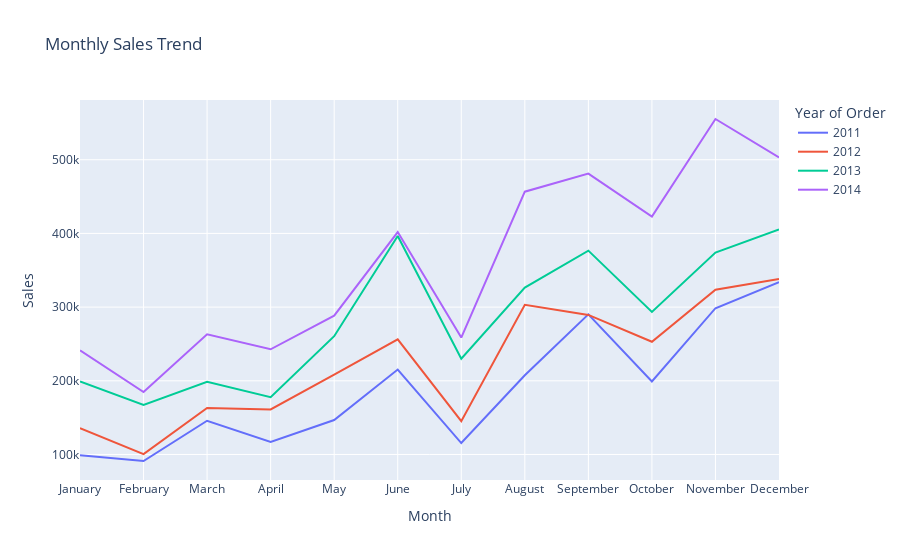

Notebook cell for this chart:
### Markdown cell above
1. Monthly Sales Trend

### Code cell
month_sales_reset = month_sales.reset_index()
month_sales_reset

month_sales_long = pd.melt(month_sales_reset, id_vars=['Year of Order'], var_name='Month', value_name='Sales')
month_sales_long 

fig1= px.line(month_sales_long, x='Month', y='Sales', color='Year of Order', title='Monthly Sales Trend') 
fig1.show()

### Figure 1 — Plotly figure (JSON) as saved in the notebook; plotly's stock layout.template omitted (floating-point values rounded to 4 significant figures)
{"data": [{"hovertemplate": "Year of Order=2011<br>Month=%{x}<br>Sales=%{y}<extra></extra>", "legendgroup": "2011", "line": {"color": "#636efa", "dash": "solid"}, "marker": {"symbol": "circle"}, "mode": "lines", "name": "2011", "orientation": "v", "showlegend": true, "type": "scatter", "x": ["January", "February", "March", "April", "May", "June", "July", "August", "September", "October", "November", "December"], "xaxis": "x", "y": [98900.0, 91150.0, 145700.0, 116900.0, 146700.0, 215200.0, 115500.0, 207600.0, 290200.0, 199100.0, 298500.0, 333900.0], "yaxis": "y"}, {"hovertemplate": "Year of Order=2012<br>Month=%{x}<br>Sales=%{y}<extra></extra>", "legendgroup": "2012", "line": {"color": "#EF553B", "dash": "solid"}, "marker": {"symbol": "circle"}, "mode": "lines", "name": "2012", "orientation": "v", "showlegend": true, "type": "scatter", "x": ["January", "February", "March", "April", "May", "June", "July", "August", "September", "October", "November", "December"], "xaxis": "x", "y": [135800.0, 100500.0, 163100.0, 161100.0, 208400.0, 256200.0, 145200.0, 303100.0, 289400.0, 252900.0, 323500.0, 338300.0], "yaxis": "y"}, {"hovertemplate": "Year of Order=2013<br>Month=%{x}<br>Sales=%{y}<extra></extra>", "legendgroup": "2013", "line": {"color": "#00cc96", "dash": "solid"}, "marker": {"symbol": "circle"}, "mode": "lines", "name": "2013", "orientation": "v", "showlegend": true, "type": "scatter", "x": ["January", "February", "March", "April", "May", "June", "July", "August", "September", "October", "November", "December"], "xaxis": "x", "y": [199200.0, 167200.0, 198600.0, 177800.0, 260500.0, 396500.0, 229900.0, 326500.0, 376600.0, 293400.0, 374000.0, 405500.0], "yaxis": "y"}, {"hovertemplate": "Year of Order=2014<br>Month=%{x}<br>Sales=%{y}<extra></extra>", "legendgroup": "2014", "line": {"color": "#ab63fa", "dash": "solid"}, "marker": {"symbol": "circle"}, "mode": "lines", "name": "2014", "orientation": "v", "showlegend": true, "type": "scatter", "x": ["January", "February", "March", "April", "May", "June", "July", "August", "September", "October", "November", "December"], "xaxis": "x", "y": [241300.0, 184800.0, 263100.0, 242800.0, 288400.0, 401800.0, 258700.0, 456600.0, 481200.0, 422800.0, 555300.0, 503100.0], "yaxis": "y"}], "layout": {"legend": {"title": {"text": "Year of Order"}, "tracegroupgap": 0}, "title": {"text": "Monthly Sales Trend"}, "xaxis": {"anchor": "y", "domain": [0, 1], "title": {"text": "Month"}}, "yaxis": {"anchor": "x", "domain": [0, 1], "title": {"text": "Sales"}}}}
